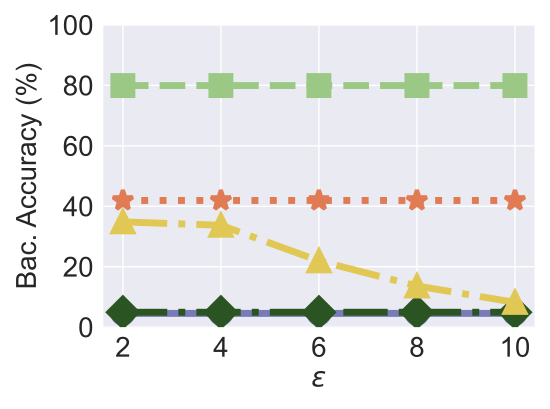

This chart was generated by the following Python code:


import numpy as np
import matplotlib.pyplot as plt

epsilon = 3
beta = 1 / epsilon


x=[1, 2, 3, 4, 5]
# validation_for_plt =[97,95.8600, 94.9400, 93.5400, 93.2400]
# attack_for_plt=[0, 0.3524, 0, 0.1762, 0.1762]
# basic_for_plt=[99.8, 99.8, 99.8, 99.8, 99.8]

labels = ['2', '4', '6', '8', '10']
# unl_org = [97.77, 97.55, 97.35, 97.29, 97.21, 97.21]

# unl_hess_r = [96.6, 96.66, 96.04, 95.94, 95.85, 97.21]
OUL = [0.0455, 0.0455, 0.0455, 0.0455, 0.0455]

org_acc = [0.7995, 0.7995, 0.7995, 0.7995, 0.7995]

bfu_acc = [0.4192, 0.4192, 0.4192,0.4192, 0.4192]

vbu_acc = [0.0492, 0.0492, 0.0492, 0.0492, 0.0492]
# unl_ss_wo = [94.32, 94.53, 94.78, 93.38, 94.04, 97.21]
vbu_ldp_acc = [0.3484, 0.3371, 0.2193, 0.1363, 0.0820]

for i in range(len(OUL)):
    OUL[i] = OUL[i]*100
    org_acc[i] = org_acc[i]*100
    bfu_acc[i] = bfu_acc[i]*100
    vbu_acc[i] = vbu_acc[i]*100
    vbu_ldp_acc[i] = vbu_ldp_acc[i]*100

plt.style.use('seaborn')
plt.figure(figsize=(5.5, 5.3))
l_w=5
m_s=15
marker_s = 3
markevery=1
#plt.figure(figsize=(8, 5.3))
#plt.plot(x, unl_fr, color='blue', marker='^', label='Retrain',linewidth=l_w, markersize=m_s)

plt.plot(x, org_acc, linestyle='--', color='#9BC985',  marker='s', fillstyle='full', markevery=markevery,
         label='Origin (No Pri.)',linewidth=l_w, markersize=m_s, markeredgewidth=marker_s)


plt.plot(x, OUL, linestyle='-', color='#797BB7', marker='o', fillstyle='full', markevery=markevery,
         label='OUbL', linewidth=l_w, markersize=m_s, markeredgewidth=marker_s)

#plt.plot(x, unl_ss_w, color='g',  marker='*',  label='PriMU$_{w}$',linewidth=l_w, markersize=m_s)

plt.plot(x, bfu_acc, linestyle=':', color='#E07B54',  marker='*', fillstyle='full', markevery=markevery,
         label='BFU',linewidth=l_w, markersize=m_s, markeredgewidth=marker_s)


plt.plot(x, vbu_acc, linestyle='-.', color='#2A5522',  marker='D', fillstyle='full', markevery=markevery,
         label='VBU (No Pri.)',linewidth=l_w, markersize=m_s, markeredgewidth=marker_s)

plt.plot(x, vbu_ldp_acc, linestyle='-.', color='#E1C855',  marker='^', fillstyle='full', markevery=markevery,
         label='VBU-LDP',linewidth=l_w, markersize=m_s, markeredgewidth=marker_s)


# plt.grid()
#leg = plt.legend(fancybox=True, shadow=True)
# plt.xlabel('Malicious Client Ratio (%)' ,fontsize=16)
plt.ylabel('Bac. Accuracy (%)' ,fontsize=24)
my_y_ticks = np.arange(0., 101, 20)
plt.yticks(my_y_ticks,fontsize=20)
plt.xlabel('$\\epsilon$' ,fontsize=20)

plt.xticks(x, labels, fontsize=20)
# plt.title('CIFAR10 IID')

# plt.annotate(r"1e0", xy=(0.1, 1.01), xycoords='axes fraction', xytext=(-10, 10), textcoords='offset points', ha='right', va='center', fontsize=15)


# plt.title('(c) Utility Preservation', fontsize=24)
# plt.legend(loc='best',fontsize=20)
plt.tight_layout()
#plt.title("MNIST")
plt.rcParams['figure.figsize'] = (2.0, 1)
plt.rcParams['image.interpolation'] = 'nearest'
plt.rcParams['figure.subplot.left'] = 0.11
plt.rcParams['figure.subplot.bottom'] = 0.08
plt.rcParams['figure.subplot.right'] = 0.977
plt.rcParams['figure.subplot.top'] = 0.969
plt.savefig('CelebA_back_acc_ldp.pdf', format='pdf', dpi=200)
plt.show()
